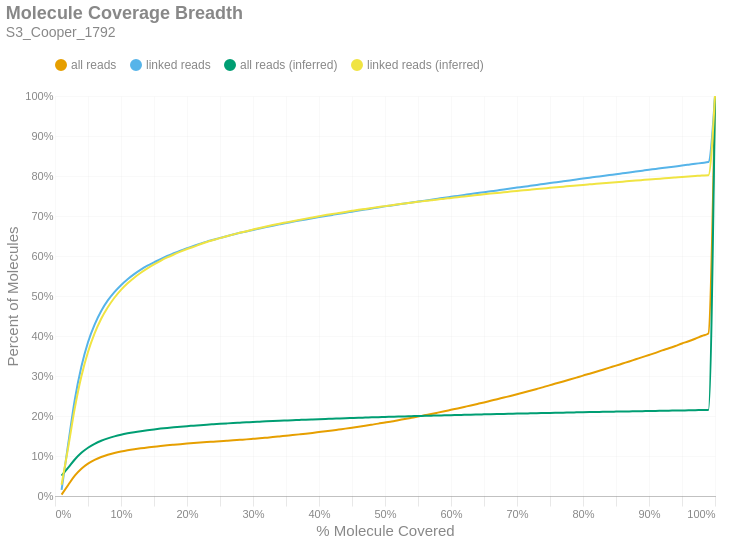

Notebook code cell kept with this figure:
### Markdown cell above
### Molecule Read Coverage
This chart shows molecule coverage breadth as computed by the number of bases aligned to that molecule. In other words, "*how much of each unique long molecule is actually sequenced/aligned?*" Keep in mind there is a distinction between sequences and alignments, since some sequences belonging to a particular molecule may not align well and wouldn't appear in the alignment data. This chart also shows molecule coverage breadth as computed by the *inferred fragment* from which the aligned sequences originate. Unlike read coverage, this calculation takes into account the total insert size, including unsequenced gaps between the forward and reverse reads. Like the previous figures, these are cumulative percents.

### Code cell
if SKIPLR:
    print_html(f"Skipped")
else:
    binned_df = consolidated_hist(valids['coverage_bp'], mask, 0.01, True)
    binned_df_inf = consolidated_hist(valids['coverage_inserts'], mask, 0.01, True)
    binned_df = binned_df.with_columns(pl.lit(binned_df_inf['all reads (cumsum)']).alias('all reads (inferred)'))
    binned_df = binned_df.with_columns(pl.lit(binned_df_inf['linked reads (cumsum)']).alias('linked reads (inferred)'))
    binned_df = binned_df.with_columns(
        (pl.col('bin').cast(pl.Float64) + 0.01).alias('right_edge')
    )

    with SafeRender(binned_df):
        (
            density_plot(binned_df, 'Molecule Coverage Breadth', samplename, 'molcov', ['all reads (inferred)','linked reads (inferred)'])
            .encode(
                #x=alt.X('bin:Q', title="% Molecule Covered").axis(format = '%').scale(padding=0),
                x=alt.X('right_edge:Q', title="% Molecule Covered").axis(format='%').scale(padding=0),
                y=alt.Y('value:Q', title='Percent of Molecules')
                    .axis(format='%')
                    .stack(False)
                    .scale(domainMin=0, padding=0),
                color=alt.Color("key:N").scale(domain = ["all reads", "linked reads", "all reads (inferred)", "linked reads (inferred)"]),
                tooltip = [
                    alt.Tooltip("key:N", title = "Data Type"),
                    alt.Tooltip("range_label:N", title="% Molecule Covered"),
                    alt.Tooltip("value:Q", format = ".2%", title="% Molecules")
                ]
            )
        ).display()

### Figure 1 — Vega-Lite specification as saved in the notebook (floating-point values rounded to 4 significant figures)
{"width": "container", "height": 400, "config": {"title": {"anchor": "start", "dy": -15, "fontSize": 18, "color": "#888888", "subtitleColor": "#888888", "subtitleFontSize": 14}, "arc": {"fill": "#0072B2"}, "axis": {"domainColor": "#888888", "domainWidth": 0.5, "gridWidth": 0.2, "grid": false, "titleFontWeight": 400, "titleFontSize": 15, "labelFontSize": 11, "labelColor": "#888888", "tickColor": "#888888", "tickWidth": 0.2, "titleColor": "#888888"}, "axisBand": {"grid": false}, "axisX": {"grid": true, "tickSize": 10, "domainCap": "round"}, "axisY": {"domain": false, "grid": true, "tickSize": 0, "domainCap": "round"}, "background": "transparent", "header": {"labelFontSize": 15, "labelColor": "#888888", "titleFontSize": 15, "titleFontWeight": 600, "titleColor": "#888888"}, "legend": {"labelFont": "sans-serif", "labelFontSize": 12, "labelColor": "#888888", "symbolSize": 100, "symbolType": "circle", "titleFontSize": 12, "titlePadding": 10, "titleColor": "#888888", "title": null, "orient": "top"}, "range": {"category": ["#E69F00", "#56B4E9", "#009E73", "#F0E442", "#0072B2", "#D55E00", "#CC79A7", "#000000"], "diverging": ["#cfe8f3", "#a2d4ec", "#73bfe2", "#46abdb", "#1696d2", "#12719e"]}, "area": {"fill": "#0072B2", "fillOpacity": 0.7, "line": true, "strokeOpacity": 0.7}, "line": {"color": "#0072B2", "stroke": "#0072B2", "strokeWidth": 2}, "trail": {"color": "#0072B2", "stroke": "#0072B2", "strokeWidth": 0, "size": 1}, "point": {"filled": true, "fillOpacity": 1.0, "size": 95}, "text": {"color": "#888888", "fontSize": 11, "align": "right", "fontWeight": 400, "size": 11}, "bar": {"fill": "#0072B2", "stroke": null}, "view": {"stroke": null, "continuousWidth": 660, "continuousHeight": 400}}, "data": {"name": "data-c54b5844b07a77fdfe042793ec77ffd5"}, "mark": {"type": "line", "interpolate": "monotone", "point": {"opacity": 0, "size": 275}}, "encoding": {"color": {"field": "key", "scale": {"domain": ["all reads", "linked reads", "all reads (inferred)", "linked reads (inferred)"]}, "type": "nominal"}, "tooltip": [{"field": "key", "title": "Data Type", "type": "nominal"}, {"field": "range_label", "title": "% Molecule Covered", "type": "nominal"}, {"field": "value", "format": ".2%", "title": "% Molecules", "type": "quantitative"}], "x": {"axis": {"format": "%"}, "field": "right_edge", "scale": {"padding": 0}, "title": "% Molecule Covered", "type": "quantitative"}, "y": {"axis": {"format": "%"}, "field": "value", "scale": {"domainMin": 0, "padding": 0}, "stack": false, "title": "Percent of Molecules", "type": "quantitative"}}, "params": [{"name": "param_c36ac31b6afebe62", "select": {"type": "point", "fields": ["key"]}, "bind": "legend"}], "title": {"text": "Molecule Coverage Breadth", "subtitle": "S3_Cooper_1792"}, "transform": [{"fold": ["all reads (cumsum)", "linked reads (cumsum)", "all reads (inferred)", "linked reads (inferred)"]}, {"calculate": "replace(datum.key, ' (cumsum)', '')", "as": "key"}, {"filter": {"param": "param_c36ac31b6afebe62"}}], "usermeta": {"embedOptions": {"downloadFileName": "S3_Cooper_1792.molcov"}}, "$schema": "https://vega.github.io/schema/vega-lite/v6.1.0.json", "datasets": {"data-c54b5844b07a77fdfe042793ec77ffd5": [{"bin": "0.0", "interval": "0.0-0.01", "all reads": 0.003449, "linked reads": 0.01556, "all reads (cumsum)": 0.003449, "linked reads (cumsum)": 0.01556, "range_label": "0.0-0.01", "all reads (inferred)": 0.05108, "linked reads (inferred)": 0.02802, "right_edge": 0.01}, {"bin": "0.01", "interval": "0.01-0.02", "all reads": 0.0241, "linked reads": 0.1145, "all reads (cumsum)": 0.02755, "linked reads (cumsum)": 0.1301, "range_label": "0.01-0.02", "all reads (inferred)": 0.07076, "linked reads (inferred)": 0.1214, "right_edge": 0.02}, {"bin": "0.02", "interval": "0.02-0.03", "all reads": 0.02332, "linked reads": 0.111, "all reads (cumsum)": 0.05087, "linked reads (cumsum)": 0.2411, "range_label": "0.02-0.03", "all reads (inferred)": 0.09132, "linked reads (inferred)": 0.2197, "right_edge": 0.03}, {"bin": "0.03", "interval": "0.03-0.04", "all reads": 0.01736, "linked reads": 0.08267, "all reads (cumsum)": 0.06823, "linked reads (cumsum)": 0.3238, "range_label": "0.03-0.04", "all reads (inferred)": 0.1079, "linked reads (inferred)": 0.2992, "right_edge": 0.04}, {"bin": "0.04", "interval": "0.04-0.05", "all reads": 0.0127, "linked reads": 0.06068, "all reads (cumsum)": 0.08093, "linked reads (cumsum)": 0.3845, "range_label": "0.04-0.05", "all reads (inferred)": 0.1206, "linked reads (inferred)": 0.3598, "right_edge": 0.05}, {"bin": "0.05", "interval": "0.05-0.06", "all reads": 0.009283, "linked reads": 0.04405, "all reads (cumsum)": 0.09021, "linked reads (cumsum)": 0.4285, "range_label": "0.05-0.06", "all reads (inferred)": 0.1303, "linked reads (inferred)": 0.4064, "right_edge": 0.06}, {"bin": "0.06", "interval": "0.06-0.07", "all reads": 0.007196, "linked reads": 0.03414, "all reads (cumsum)": 0.09741, "linked reads (cumsum)": 0.4627, "range_label": "0.06-0.07", "all reads (inferred)": 0.138, "linked reads (inferred)": 0.4431, "right_edge": 0.07}, {"bin": "0.07", "interval": "0.07-0.08", "all reads": 0.005554, "linked reads": 0.02624, "all reads (cumsum)": 0.103, "linked reads (cumsum)": 0.4889, "range_label": "0.07-0.08", "all reads (inferred)": 0.1441, "linked reads (inferred)": 0.4718, "right_edge": 0.08}, {"bin": "0.08", "interval": "0.08-0.09", "all reads": 0.004402, "linked reads": 0.02081, "all reads (cumsum)": 0.1074, "linked reads (cumsum)": 0.5097, "range_label": "0.08-0.09", "all reads (inferred)": 0.149, "linked reads (inferred)": 0.4956, "right_edge": 0.09}, {"bin": "0.09", "interval": "0.09-0.1", "all reads": 0.003671, "linked reads": 0.01734, "all reads (cumsum)": 0.111, "linked reads (cumsum)": 0.527, "range_label": "0.09-0.1", "all reads (inferred)": 0.1532, "linked reads (inferred)": 0.5154, "right_edge": 0.1}, {"bin": "0.1", "interval": "0.1-0.11", "all reads": 0.003143, "linked reads": 0.01485, "all reads (cumsum)": 0.1142, "linked reads (cumsum)": 0.5419, "range_label": "0.1-0.11", "all reads (inferred)": 0.1566, "linked reads (inferred)": 0.5317, "right_edge": 0.11}, {"bin": "0.11", "interval": "0.11-0.12", "all reads": 0.002723, "linked reads": 0.01277, "all reads (cumsum)": 0.1169, "linked reads (cumsum)": 0.5547, "range_label": "0.11-0.12", "all reads (inferred)": 0.1596, "linked reads (inferred)": 0.5458, "right_edge": 0.12}, {"bin": "0.12", "interval": "0.12-0.13", "all reads": 0.002403, "linked reads": 0.01125, "all reads (cumsum)": 0.1193, "linked reads (cumsum)": 0.5659, "range_label": "0.12-0.13", "all reads (inferred)": 0.1622, "linked reads (inferred)": 0.5581, "right_edge": 0.13}, {"bin": "0.13", "interval": "0.13-0.14", "all reads": 0.002103, "linked reads": 0.009883, "all reads (cumsum)": 0.1214, "linked reads (cumsum)": 0.5758, "range_label": "0.13-0.14", "all reads (inferred)": 0.1645, "linked reads (inferred)": 0.569, "right_edge": 0.14}, {"bin": "0.14", "interval": "0.14-0.15", "all reads": 0.00175, "linked reads": 0.008142, "all reads (cumsum)": 0.1232, "linked reads (cumsum)": 0.5839, "range_label": "0.14-0.15", "all reads (inferred)": 0.1665, "linked reads (inferred)": 0.579, "right_edge": 0.15}, {"bin": "0.15", "interval": "0.15-0.16", "all reads": 0.001819, "linked reads": 0.008388, "all reads (cumsum)": 0.125, "linked reads (cumsum)": 0.5923, "range_label": "0.15-0.16", "all reads (inferred)": 0.1685, "linked reads (inferred)": 0.5881, "right_edge": 0.16}, {"bin": "0.16", "interval": "0.16-0.17", "all reads": 0.001669, "linked reads": 0.007692, "all reads (cumsum)": 0.1266, "linked reads (cumsum)": 0.6, "range_label": "0.16-0.17", "all reads (inferred)": 0.1702, "linked reads (inferred)": 0.5964, "right_edge": 0.17}, {"bin": "0.17", "interval": "0.17-0.18", "all reads": 0.001499, "linked reads": 0.00675, "all reads (cumsum)": 0.1281, "linked reads (cumsum)": 0.6068, "range_label": "0.17-0.18", "all reads (inferred)": 0.1718, "linked reads (inferred)": 0.6038, "right_edge": 0.18}, {"bin": "0.18", "interval": "0.18-0.19", "all reads": 0.00144, "linked reads": 0.006508, "all reads (cumsum)": 0.1296, "linked reads (cumsum)": 0.6133, "range_label": "0.18-0.19", "all reads (inferred)": 0.1732, "linked reads (inferred)": 0.6108, "right_edge": 0.19}, {"bin": "0.19", "interval": "0.19-0.2", "all reads": 0.001396, "linked reads": 0.006143, "all reads (cumsum)": 0.131, "linked reads (cumsum)": 0.6194, "range_label": "0.19-0.2", "all reads (inferred)": 0.1746, "linked reads (inferred)": 0.6174, "right_edge": 0.2}, {"bin": "0.2", "interval": "0.2-0.21", "all reads": 0.001345, "linked reads": 0.005926, "all reads (cumsum)": 0.1323, "linked reads (cumsum)": 0.6253, "range_label": "0.2-0.21", "all reads (inferred)": 0.1759, "linked reads (inferred)": 0.6232, "right_edge": 0.21}, {"bin": "0.21", "interval": "0.21-0.22", "all reads": 0.001265, "linked reads": 0.005447, "all reads (cumsum)": 0.1336, "linked reads (cumsum)": 0.6308, "range_label": "0.21-0.22", "all reads (inferred)": 0.1771, "linked reads (inferred)": 0.6293, "right_edge": 0.22}, {"bin": "0.22", "interval": "0.22-0.23", "all reads": 0.0012, "linked reads": 0.005162, "all reads (cumsum)": 0.1348, "linked reads (cumsum)": 0.6359, "range_label": "0.22-0.23", "all reads (inferred)": 0.1783, "linked reads (inferred)": 0.6349, "right_edge": 0.23}, {"bin": "0.23", "interval": "0.23-0.24", "all reads": 0.001106, "linked reads": 0.004559, "all reads (cumsum)": 0.1359, "linked reads (cumsum)": 0.6405, "range_label": "0.23-0.24", "all reads (inferred)": 0.1794, "linked reads (inferred)": 0.6399, "right_edge": 0.24}, {"bin": "0.24", "interval": "0.24-0.25", "all reads": 0.001141, "linked reads": 0.004755, "all reads (cumsum)": 0.137, "linked reads (cumsum)": 0.6453, "range_label": "0.24-0.25", "all reads (inferred)": 0.1804, "linked reads (inferred)": 0.6448, "right_edge": 0.25}, {"bin": "0.25", "interval": "0.25-0.26", "all reads": 0.001061, "linked reads": 0.004258, "all reads (cumsum)": 0.1381, "linked reads (cumsum)": 0.6495, "range_label": "0.25-0.26", "all reads (inferred)": 0.1814, "linked reads (inferred)": 0.6495, "right_edge": 0.26}, {"bin": "0.26", "interval": "0.26-0.27", "all reads": 0.0011, "linked reads": 0.004194, "all reads (cumsum)": 0.1392, "linked reads (cumsum)": 0.6537, "range_label": "0.26-0.27", "all reads (inferred)": 0.1824, "linked reads (inferred)": 0.654, "right_edge": 0.27}, {"bin": "0.27", "interval": "0.27-0.28", "all reads": 0.001209, "linked reads": 0.00419, "all reads (cumsum)": 0.1404, "linked reads (cumsum)": 0.6579, "range_label": "0.27-0.28", "all reads (inferred)": 0.1832, "linked reads (inferred)": 0.658, "right_edge": 0.28}, {"bin": "0.28", "interval": "0.28-0.29", "all reads": 0.001159, "linked reads": 0.003587, "all reads (cumsum)": 0.1416, "linked reads (cumsum)": 0.6615, "range_label": "0.28-0.29", "all reads (inferred)": 0.1841, "linked reads (inferred)": 0.662, "right_edge": 0.29}, {"bin": "0.29", "interval": "0.29-0.3", "all reads": 0.001297, "linked reads": 0.00374, "all reads (cumsum)": 0.1429, "linked reads (cumsum)": 0.6652, "range_label": "0.29-0.3", "all reads (inferred)": 0.185, "linked reads (inferred)": 0.6663, "right_edge": 0.3}, {"bin": "0.3", "interval": "0.3-0.31", "all reads": 0.001321, "linked reads": 0.003468, "all reads (cumsum)": 0.1442, "linked reads (cumsum)": 0.6687, "range_label": "0.3-0.31", "all reads (inferred)": 0.1858, "linked reads (inferred)": 0.6701, "right_edge": 0.31}, {"bin": "0.31", "interval": "0.31-0.32", "all reads": 0.001486, "linked reads": 0.003507, "all reads (cumsum)": 0.1457, "linked reads (cumsum)": 0.6722, "range_label": "0.31-0.32", "all reads (inferred)": 0.1866, "linked reads (inferred)": 0.6738, "right_edge": 0.32}, {"bin": "0.32", "interval": "0.32-0.33", "all reads": 0.001535, "linked reads": 0.003536, "all reads (cumsum)": 0.1472, "linked reads (cumsum)": 0.6757, "range_label": "0.32-0.33", "all reads (inferred)": 0.1874, "linked reads (inferred)": 0.6774, "right_edge": 0.33}, {"bin": "0.33", "interval": "0.33-0.34", "all reads": 0.001686, "linked reads": 0.003413, "all reads (cumsum)": 0.1489, "linked reads (cumsum)": 0.6792, "range_label": "0.33-0.34", "all reads (inferred)": 0.1881, "linked reads (inferred)": 0.6808, "right_edge": 0.34}, {"bin": "0.34", "interval": "0.34-0.35", "all reads": 0.001725, "linked reads": 0.003315, "all reads (cumsum)": 0.1506, "linked reads (cumsum)": 0.6825, "range_label": "0.34-0.35", "all reads (inferred)": 0.1888, "linked reads (inferred)": 0.6839, "right_edge": 0.35}, {"bin": "0.35", "interval": "0.35-0.36", "all reads": 0.001698, "linked reads": 0.003057, "all reads (cumsum)": 0.1523, "linked reads (cumsum)": 0.6855, "range_label": "0.35-0.36", "all reads (inferred)": 0.1895, "linked reads (inferred)": 0.6871, "right_edge": 0.36}, {"bin": "0.36", "interval": "0.36-0.37", "all reads": 0.001756, "linked reads": 0.003061, "all reads (cumsum)": 0.1541, "linked reads (cumsum)": 0.6886, "range_label": "0.36-0.37", "all reads (inferred)": 0.1901, "linked reads (inferred)": 0.6903, "right_edge": 0.37}, {"bin": "0.37", "interval": "0.37-0.38", "all reads": 0.001793, "linked reads": 0.002882, "all reads (cumsum)": 0.1559, "linked reads (cumsum)": 0.6915, "range_label": "0.37-0.38", "all reads (inferred)": 0.1908, "linked reads (inferred)": 0.6935, "right_edge": 0.38}, {"bin": "0.38", "interval": "0.38-0.39", "all reads": 0.001906, "linked reads": 0.00304, "all reads (cumsum)": 0.1578, "linked reads (cumsum)": 0.6945, "range_label": "0.38-0.39", "all reads (inferred)": 0.1915, "linked reads (inferred)": 0.6965, "right_edge": 0.39}, {"bin": "0.39", "interval": "0.39-0.4", "all reads": 0.002023, "linked reads": 0.00298, "all reads (cumsum)": 0.1598, "linked reads (cumsum)": 0.6975, "range_label": "0.39-0.4", "all reads (inferred)": 0.1921, "linked reads (inferred)": 0.6994, "right_edge": 0.4}, {"bin": "0.4", "interval": "0.4-0.41", "all reads": 0.002034, "linked reads": 0.002759, "all reads (cumsum)": 0.1618, "linked reads (cumsum)": 0.7002, "range_label": "0.4-0.41", "all reads (inferred)": 0.1927, "linked reads (inferred)": 0.7023, "right_edge": 0.41}, {"bin": "0.41", "interval": "0.41-0.42", "all reads": 0.002139, "linked reads": 0.002517, "all reads (cumsum)": 0.164, "linked reads (cumsum)": 0.7028, "range_label": "0.41-0.42", "all reads (inferred)": 0.1932, "linked reads (inferred)": 0.7047, "right_edge": 0.42}, {"bin": "0.42", "interval": "0.42-0.43", "all reads": 0.002253, "linked reads": 0.002836, "all reads (cumsum)": 0.1662, "linked reads (cumsum)": 0.7056, "range_label": "0.42-0.43", "all reads (inferred)": 0.1938, "linked reads (inferred)": 0.7075, "right_edge": 0.43}, {"bin": "0.43", "interval": "0.43-0.44", "all reads": 0.002211, "linked reads": 0.002543, "all reads (cumsum)": 0.1684, "linked reads (cumsum)": 0.7081, "range_label": "0.43-0.44", "all reads (inferred)": 0.1944, "linked reads (inferred)": 0.7102, "right_edge": 0.44}, {"bin": "0.44", "interval": "0.44-0.45", "all reads": 0.002391, "linked reads": 0.002721, "all reads (cumsum)": 0.1708, "linked reads (cumsum)": 0.7109, "range_label": "0.44-0.45", "all reads (inferred)": 0.195, "linked reads (inferred)": 0.7129, "right_edge": 0.45}, {"bin": "0.45", "interval": "0.45-0.46", "all reads": 0.002413, "linked reads": 0.002662, "all reads (cumsum)": 0.1732, "linked reads (cumsum)": 0.7135, "range_label": "0.45-0.46", "all reads (inferred)": 0.1956, "linked reads (inferred)": 0.7154, "right_edge": 0.46}, {"bin": "0.46", "interval": "0.46-0.47", "all reads": 0.002503, "linked reads": 0.0025, "all reads (cumsum)": 0.1757, "linked reads (cumsum)": 0.716, "range_label": "0.46-0.47", "all reads (inferred)": 0.1961, "linked reads (inferred)": 0.7178, "right_edge": 0.47}, {"bin": "0.47", "interval": "0.47-0.48", "all reads": 0.002579, "linked reads": 0.002649, "all reads (cumsum)": 0.1783, "linked reads (cumsum)": 0.7187, "range_label": "0.47-0.48", "all reads (inferred)": 0.1966, "linked reads (inferred)": 0.7202, "right_edge": 0.48}, {"bin": "0.48", "interval": "0.48-0.49", "all reads": 0.002612, "linked reads": 0.002624, "all reads (cumsum)": 0.1809, "linked reads (cumsum)": 0.7213, "range_label": "0.48-0.49", "all reads (inferred)": 0.1971, "linked reads (inferred)": 0.7225, "right_edge": 0.49}, {"bin": "0.49", "interval": "0.49-0.5", "all reads": 0.003005, "linked reads": 0.002751, "all reads (cumsum)": 0.1839, "linked reads (cumsum)": 0.7241, "range_label": "0.49-0.5", "all reads (inferred)": 0.1976, "linked reads (inferred)": 0.7247, "right_edge": 0.5}, {"bin": "0.5", "interval": "0.5-0.51", "all reads": 0.002559, "linked reads": 0.002403, "all reads (cumsum)": 0.1865, "linked reads (cumsum)": 0.7265, "range_label": "0.5-0.51", "all reads (inferred)": 0.1981, "linked reads (inferred)": 0.727, "right_edge": 0.51}, {"bin": "0.51", "interval": "0.51-0.52", "all reads": 0.003029, "linked reads": 0.002441, "all reads (cumsum)": 0.1895, "linked reads (cumsum)": 0.7289, "range_label": "0.51-0.52", "all reads (inferred)": 0.1986, "linked reads (inferred)": 0.7292, "right_edge": 0.52}, {"bin": "0.52", "interval": "0.52-0.53", "all reads": 0.002956, "linked reads": 0.002505, "all reads (cumsum)": 0.1925, "linked reads (cumsum)": 0.7314, "range_label": "0.52-0.53", "all reads (inferred)": 0.199, "linked reads (inferred)": 0.7313, "right_edge": 0.53}, {"bin": "0.53", "interval": "0.53-0.54", "all reads": 0.003011, "linked reads": 0.002229, "all reads (cumsum)": 0.1955, "linked reads (cumsum)": 0.7336, "range_label": "0.53-0.54", "all reads (inferred)": 0.1995, "linked reads (inferred)": 0.7334, "right_edge": 0.54}, {"bin": "0.54", "interval": "0.54-0.55", "all reads": 0.003035, "linked reads": 0.002386, "all reads (cumsum)": 0.1985, "linked reads (cumsum)": 0.736, "range_label": "0.54-0.55", "all reads (inferred)": 0.2, "linked reads (inferred)": 0.7355, "right_edge": 0.55}, {"bin": "0.55", "interval": "0.55-0.56", "all reads": 0.003313, "linked reads": 0.002441, "all reads (cumsum)": 0.2018, "linked reads (cumsum)": 0.7385, "range_label": "0.55-0.56", "all reads (inferred)": 0.2004, "linked reads (inferred)": 0.7374, "right_edge": 0.56}, {"bin": "0.56", "interval": "0.56-0.57", "all reads": 0.003154, "linked reads": 0.002246, "all reads (cumsum)": 0.205, "linked reads (cumsum)": 0.7407, "range_label": "0.56-0.57", "all reads (inferred)": 0.2008, "linked reads (inferred)": 0.7394, "right_edge": 0.57}, {"bin": "0.57", "interval": "0.57-0.58", "all reads": 0.00342, "linked reads": 0.002479, "all reads (cumsum)": 0.2084, "linked reads (cumsum)": 0.7432, "range_label": "0.57-0.58", "all reads (inferred)": 0.2013, "linked reads (inferred)": 0.7414, "right_edge": 0.58}, {"bin": "0.58", "interval": "0.58-0.59", "all reads": 0.003491, "linked reads": 0.002513, "all reads (cumsum)": 0.2119, "linked reads (cumsum)": 0.7457, "range_label": "0.58-0.59", "all reads (inferred)": 0.2017, "linked reads (inferred)": 0.7431, "right_edge": 0.59}, {"bin": "0.59", "interval": "0.59-0.6", "all reads": 0.003537, "linked reads": 0.002284, "all reads (cumsum)": 0.2154, "linked reads (cumsum)": 0.748, "range_label": "0.59-0.6", "all reads (inferred)": 0.2021, "linked reads (inferred)": 0.7452, "right_edge": 0.6}, {"bin": "0.6", "interval": "0.6-0.61", "all reads": 0.003523, "linked reads": 0.002343, "all reads (cumsum)": 0.219, "linked reads (cumsum)": 0.7503, "range_label": "0.6-0.61", "all reads (inferred)": 0.2025, "linked reads (inferred)": 0.7469, "right_edge": 0.61}, {"bin": "0.61", "interval": "0.61-0.62", "all reads": 0.003721, "linked reads": 0.002292, "all reads (cumsum)": 0.2227, "linked reads (cumsum)": 0.7526, "range_label": "0.61-0.62", "all reads (inferred)": 0.2029, "linked reads (inferred)": 0.7489, "right_edge": 0.62}, {"bin": "0.62", "interval": "0.62-0.63", "all reads": 0.003713, "linked reads": 0.002263, "all reads (cumsum)": 0.2264, "linked reads (cumsum)": 0.7549, "range_label": "0.62-0.63", "all reads (inferred)": 0.2033, "linked reads (inferred)": 0.7507, "right_edge": 0.63}, {"bin": "0.63", "interval": "0.63-0.64", "all reads": 0.00377, "linked reads": 0.002449, "all reads (cumsum)": 0.2302, "linked reads (cumsum)": 0.7573, "range_label": "0.63-0.64", "all reads (inferred)": 0.2037, "linked reads (inferred)": 0.7525, "right_edge": 0.64}, {"bin": "0.64", "interval": "0.64-0.65", "all reads": 0.003828, "linked reads": 0.002212, "all reads (cumsum)": 0.234, "linked reads (cumsum)": 0.7595, "range_label": "0.64-0.65", "all reads (inferred)": 0.2041, "linked reads (inferred)": 0.7542, "right_edge": 0.65}, {"bin": "0.65", "interval": "0.65-0.66", "all reads": 0.004058, "linked reads": 0.002237, "all reads (cumsum)": 0.2381, "linked reads (cumsum)": 0.7618, "range_label": "0.65-0.66", "all reads (inferred)": 0.2045, "linked reads (inferred)": 0.756, "right_edge": 0.66}, {"bin": "0.66", "interval": "0.66-0.67", "all reads": 0.00399, "linked reads": 0.002254, "all reads (cumsum)": 0.242, "linked reads (cumsum)": 0.764, "range_label": "0.66-0.67", "all reads (inferred)": 0.2049, "linked reads (inferred)": 0.7576, "right_edge": 0.67}, {"bin": "0.67", "interval": "0.67-0.68", "all reads": 0.004122, "linked reads": 0.002212, "all reads (cumsum)": 0.2462, "linked reads (cumsum)": 0.7662, "range_label": "0.67-0.68", "all reads (inferred)": 0.2052, "linked reads (inferred)": 0.7594, "right_edge": 0.68}, {"bin": "0.68", "interval": "0.68-0.69", "all reads": 0.004025, "linked reads": 0.002505, "all reads (cumsum)": 0.2502, "linked reads (cumsum)": 0.7687, "range_label": "0.68-0.69", "all reads (inferred)": 0.2056, "linked reads (inferred)": 0.761, "right_edge": 0.69}, {"bin": "0.69", "interval": "0.69-0.7", "all reads": 0.004289, "linked reads": 0.00222, "all reads (cumsum)": 0.2545, "linked reads (cumsum)": 0.771, "range_label": "0.69-0.7", "all reads (inferred)": 0.206, "linked reads (inferred)": 0.7627, "right_edge": 0.7}, {"bin": "0.7", "interval": "0.7-0.71", "all reads": 0.004194, "linked reads": 0.002144, "all reads (cumsum)": 0.2587, "linked reads (cumsum)": 0.7731, "range_label": "0.7-0.71", "all reads (inferred)": 0.2063, "linked reads (inferred)": 0.7642, "right_edge": 0.71}, {"bin": "0.71", "interval": "0.71-0.72", "all reads": 0.004489, "linked reads": 0.002271, "all reads (cumsum)": 0.2632, "linked reads (cumsum)": 0.7754, "range_label": "0.71-0.72", "all reads (inferred)": 0.2067, "linked reads (inferred)": 0.7658, "right_edge": 0.72}, {"bin": "0.72", "interval": "0.72-0.73", "all reads": 0.004514, "linked reads": 0.002271, "all reads (cumsum)": 0.2677, "linked reads (cumsum)": 0.7777, "range_label": "0.72-0.73", "all reads (inferred)": 0.207, "linked reads (inferred)": 0.7674, "right_edge": 0.73}, {"bin": "0.73", "interval": "0.73-0.74", "all reads": 0.004537, "linked reads": 0.002432, "all reads (cumsum)": 0.2722, "linked reads (cumsum)": 0.7801, "range_label": "0.73-0.74", "all reads (inferred)": 0.2074, "linked reads (inferred)": 0.7689, "right_edge": 0.74}, {"bin": "0.74", "interval": "0.74-0.75", "all reads": 0.004931, "linked reads": 0.002394, "all reads (cumsum)": 0.2771, "linked reads (cumsum)": 0.7825, "range_label": "0.74-0.75", "all reads (inferred)": 0.2077, "linked reads (inferred)": 0.7705, "right_edge": 0.75}, {"bin": "0.75", "interval": "0.75-0.76", "all reads": 0.004542, "linked reads": 0.002093, "all reads (cumsum)": 0.2817, "linked reads (cumsum)": 0.7846, "range_label": "0.75-0.76", "all reads (inferred)": 0.2081, "linked reads (inferred)": 0.772, "right_edge": 0.76}, {"bin": "0.76", "interval": "0.76-0.77", "all reads": 0.004637, "linked reads": 0.002195, "all reads (cumsum)": 0.2863, "linked reads (cumsum)": 0.7868, "range_label": "0.76-0.77", "all reads (inferred)": 0.2084, "linked reads (inferred)": 0.7734, "right_edge": 0.77}, {"bin": "0.77", "interval": "0.77-0.78", "all reads": 0.004748, "linked reads": 0.002229, "all reads (cumsum)": 0.2911, "linked reads (cumsum)": 0.789, "range_label": "0.77-0.78", "all reads (inferred)": 0.2087, "linked reads (inferred)": 0.7749, "right_edge": 0.78}, {"bin": "0.78", "interval": "0.78-0.79", "all reads": 0.004872, "linked reads": 0.00225, "all reads (cumsum)": 0.2959, "linked reads (cumsum)": 0.7912, "range_label": "0.78-0.79", "all reads (inferred)": 0.2091, "linked reads (inferred)": 0.7763, "right_edge": 0.79}, {"bin": "0.79", "interval": "0.79-0.8", "all reads": 0.005057, "linked reads": 0.002339, "all reads (cumsum)": 0.301, "linked reads (cumsum)": 0.7936, "range_label": "0.79-0.8", "all reads (inferred)": 0.2094, "linked reads (inferred)": 0.7778, "right_edge": 0.8}, {"bin": "0.8", "interval": "0.8-0.81", "all reads": 0.004684, "linked reads": 0.002144, "all reads (cumsum)": 0.3057, "linked reads (cumsum)": 0.7957, "range_label": "0.8-0.81", "all reads (inferred)": 0.2097, "linked reads (inferred)": 0.7791, "right_edge": 0.81}, {"bin": "0.81", "interval": "0.81-0.82", "all reads": 0.004895, "linked reads": 0.002169, "all reads (cumsum)": 0.3106, "linked reads (cumsum)": 0.7979, "range_label": "0.81-0.82", "all reads (inferred)": 0.21, "linked reads (inferred)": 0.7805, "right_edge": 0.82}, {"bin": "0.82", "interval": "0.82-0.83", "all reads": 0.005174, "linked reads": 0.002076, "all reads (cumsum)": 0.3158, "linked reads (cumsum)": 0.8, "range_label": "0.82-0.83", "all reads (inferred)": 0.2103, "linked reads (inferred)": 0.782, "right_edge": 0.83}, {"bin": "0.83", "interval": "0.83-0.84", "all reads": 0.005105, "linked reads": 0.002246, "all reads (cumsum)": 0.3209, "linked reads (cumsum)": 0.8022, "range_label": "0.83-0.84", "all reads (inferred)": 0.2106, "linked reads (inferred)": 0.7833, "right_edge": 0.84}, {"bin": "0.84", "interval": "0.84-0.85", "all reads": 0.005021, "linked reads": 0.00236, "all reads (cumsum)": 0.3259, "linked reads (cumsum)": 0.8046, "range_label": "0.84-0.85", "all reads (inferred)": 0.2109, "linked reads (inferred)": 0.7846, "right_edge": 0.85}, {"bin": "0.85", "interval": "0.85-0.86", "all reads": 0.005278, "linked reads": 0.002182, "all reads (cumsum)": 0.3312, "linked reads (cumsum)": 0.8068, "range_label": "0.85-0.86", "all reads (inferred)": 0.2112, "linked reads (inferred)": 0.7859, "right_edge": 0.86}, {"bin": "0.86", "interval": "0.86-0.87", "all reads": 0.005189, "linked reads": 0.002237, "all reads (cumsum)": 0.3363, "linked reads (cumsum)": 0.809, "range_label": "0.86-0.87", "all reads (inferred)": 0.2115, "linked reads (inferred)": 0.7873, "right_edge": 0.87}, {"bin": "0.87", "interval": "0.87-0.88", "all reads": 0.005421, "linked reads": 0.002097, "all reads (cumsum)": 0.3418, "linked reads (cumsum)": 0.8111, "range_label": "0.87-0.88", "all reads (inferred)": 0.2118, "linked reads (inferred)": 0.7886, "right_edge": 0.88}, {"bin": "0.88", "interval": "0.88-0.89", "all reads": 0.005376, "linked reads": 0.00222, "all reads (cumsum)": 0.3471, "linked reads (cumsum)": 0.8133, "range_label": "0.88-0.89", "all reads (inferred)": 0.2121, "linked reads (inferred)": 0.79, "right_edge": 0.89}, {"bin": "0.89", "interval": "0.89-0.9", "all reads": 0.005513, "linked reads": 0.00222, "all reads (cumsum)": 0.3527, "linked reads (cumsum)": 0.8155, "range_label": "0.89-0.9", "all reads (inferred)": 0.2124, "linked reads (inferred)": 0.7913, "right_edge": 0.9}, {"bin": "0.9", "interval": "0.9-0.91", "all reads": 0.005289, "linked reads": 0.002165, "all reads (cumsum)": 0.3579, "linked reads (cumsum)": 0.8177, "range_label": "0.9-0.91", "all reads (inferred)": 0.2127, "linked reads (inferred)": 0.7924, "right_edge": 0.91}, {"bin": "0.91", "interval": "0.91-0.92", "all reads": 0.006078, "linked reads": 0.002229, "all reads (cumsum)": 0.364, "linked reads (cumsum)": 0.8199, "range_label": "0.91-0.92", "all reads (inferred)": 0.213, "linked reads (inferred)": 0.7936, "right_edge": 0.92}, {"bin": "0.92", "interval": "0.92-0.93", "all reads": 0.005219, "linked reads": 0.002059, "all reads (cumsum)": 0.3692, "linked reads (cumsum)": 0.822, "range_label": "0.92-0.93", "all reads (inferred)": 0.2133, "linked reads (inferred)": 0.7949, "right_edge": 0.93}, {"bin": "0.93", "interval": "0.93-0.94", "all reads": 0.005801, "linked reads": 0.002038, "all reads (cumsum)": 0.375, "linked reads (cumsum)": 0.824, "range_label": "0.93-0.94", "all reads (inferred)": 0.2136, "linked reads (inferred)": 0.7961, "right_edge": 0.94}, {"bin": "0.94", "interval": "0.94-0.95", "all reads": 0.006339, "linked reads": 0.002254, "all reads (cumsum)": 0.3814, "linked reads (cumsum)": 0.8263, "range_label": "0.94-0.95", "all reads (inferred)": 0.2139, "linked reads (inferred)": 0.7973, "right_edge": 0.95}, {"bin": "0.95", "interval": "0.95-0.96", "all reads": 0.00533, "linked reads": 0.002127, "all reads (cumsum)": 0.3867, "linked reads (cumsum)": 0.8284, "range_label": "0.95-0.96", "all reads (inferred)": 0.2142, "linked reads (inferred)": 0.7985, "right_edge": 0.96}, {"bin": "0.96", "interval": "0.96-0.97", "all reads": 0.006356, "linked reads": 0.002093, "all reads (cumsum)": 0.3931, "linked reads (cumsum)": 0.8305, "range_label": "0.96-0.97", "all reads (inferred)": 0.2145, "linked reads (inferred)": 0.7998, "right_edge": 0.97}, {"bin": "0.97", "interval": "0.97-0.98", "all reads": 0.006887, "linked reads": 0.002229, "all reads (cumsum)": 0.4, "linked reads (cumsum)": 0.8327, "range_label": "0.97-0.98", "all reads (inferred)": 0.2149, "linked reads (inferred)": 0.8012, "right_edge": 0.98}, {"bin": "0.98", "interval": "0.98-0.99", "all reads": 0.006339, "linked reads": 0.002059, "all reads (cumsum)": 0.4063, "linked reads (cumsum)": 0.8348, "range_label": "0.98-0.99", "all reads (inferred)": 0.2152, "linked reads (inferred)": 0.802, "right_edge": 0.99}, {"bin": "0.99", "interval": "0.99-1.0", "all reads": 0.5937, "linked reads": 0.1652, "all reads (cumsum)": 1.0, "linked reads (cumsum)": 1.0, "range_label": "0.99-1.0", "all reads (inferred)": 1.0, "linked reads (inferred)": 1.0, "right_edge": 1.0}]}}
